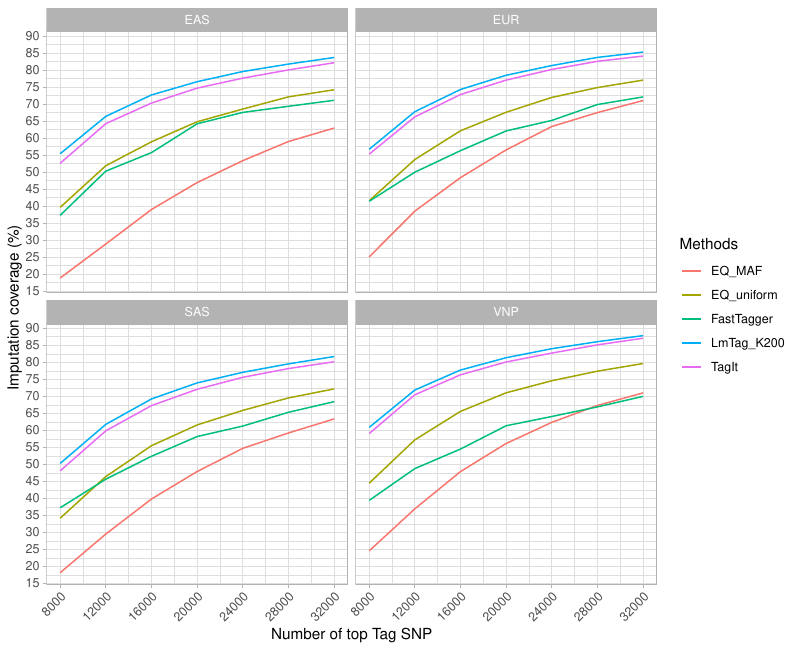

The script that saved this image:

setwd("tagging_performance")

library(ggplot2)



compute_coverage <- function(path, imp_cutoff = 0.8){
	load(path)
	cover = (sum(data$r_2>= imp_cutoff)/ nrow(data))
	return(cover)
}

get_coverage <- function( method, pop){
	if(pop == "EUR") cutoff = c(8000, 12000, 16000, 20000, 24000, 28000, 32000, 36000, 40000, 41114)
	if(pop == "SAS") cutoff = c(8000, 12000, 16000, 20000, 24000, 28000, 32000, 36000, 40000, 44000, 44866)
	if(pop == "EAS") cutoff = c(8000, 12000, 16000, 20000, 24000, 28000, 32000, 32970)
	if(pop == "VNP") cutoff = c(8000, 12000, 16000, 20000, 24000, 28000, 32000, 32067)
	res = c()
	for( i in cutoff){
		file = paste0( method, "_",  pop, "_", i, ".Rdata")
		r2 = compute_coverage(file)
		res = c(res, r2)
	}
	df = data.frame(cutoff = cutoff, coverage  = res, Methods = method, Pop = pop)
	return(df)
}



read_pop <- function( pop_list = c("VNP", "EAS", "EUR", "SAS"), method_list = c("EQ_MAF", "EQ_uniform", "LmTag", "TagIt", "FastTagger"))
{
	df = NULL
	for( p in pop_list){
		for (m in method_list){
			tem = get_coverage(m, p)
			if(is.null(df)){
				df = tem}
			else{
				df = rbind(df, tem)
			}
		}
	}
	return(df)
}

get_cut_stat <- function(cutoff, df2){
	methods = c("LmTag_K200","EQ_uniform", "EQ_MAF", "TagIt", "FastTagger")
	df2 = df2[df2$cutoff == cutoff,]

	l = list()
	for( p in c("EAS", "EUR", "SAS", "VNP")){
	  tem = df2[df2$Pop == p,]
	  order = match(methods, tem$Methods)
	  tem = tem[order,]
	  l[[p]] = tem
	}

	res = do.call("cbind", l)
}


tem_df = read_pop()
tem_df$coverage = tem_df$coverage*100
breaks = c(8000, 12000, 16000, 20000, 24000, 28000, 32000)
tem_df$Methods[tem_df$Methods == "LmTag"] = "LmTag_K200"

## PLOTING

p = ggplot(data = tem_df[tem_df$cutoff <= max(breaks),], aes( x = cutoff, y = coverage  , col = Methods)) + geom_line() + labs(x = "Number of top Tag SNP", y = "Imputation coverage (%)") + scale_y_continuous(breaks = seq(0,100,5))  + theme_light() + facet_wrap(~ Pop, nrow = 2) + scale_x_continuous(breaks = breaks) + guides(x = guide_axis(angle = 45))

out = "../Figure_5_imputation_coverage.pdf"
pdf(file=out,  width=8, height=6.5)
p
dev.off()


#### GETTING STATISTIC TABLES

cutoffs = rev(c(8000, 12000, 16000, 20000, 24000, 28000, 32000))


l = list()
for( c in cutoffs){
	l[[ as.character(c)]] = get_cut_stat(c, tem_df)
}

df2 = do.call("rbind", l)

write.csv(df2, file = "../Figure_5_imputation_coverage_statistics.csv")
